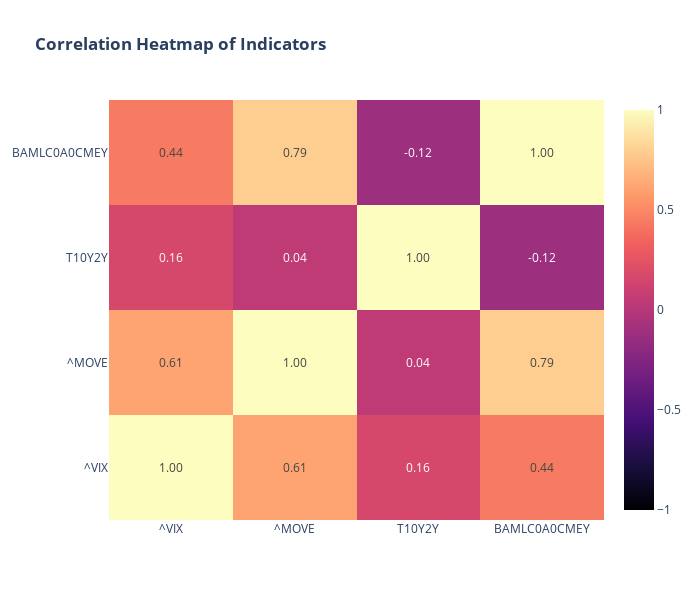

The notebook cell saved with this chart:
### Markdown cell above
Similarly, we compute the correlation matrix for the risk indicators.

### Code cell
# Calculate the correlation matrix
corr = df[indicators].corr()

# Create heatmap
fig = go.Figure(
    data=go.Heatmap(
        z=corr,
        x=indicators,
        y=indicators,
        text=[[f"{val:.2f}" for val in row] for row in corr.values],
        texttemplate="%{text}",
        textfont={"size": 12},
        hoverongaps=False,
        colorscale="magma",
        zmid=0,
    )
)

fig.update_layout(
    title="<b>Correlation Heatmap of Indicators</b>",
    template="plotly_white",
    width=700,
    height=600,
    xaxis={"side": "bottom"},
)

fig.show()

### Figure 1 — Plotly figure (JSON) as saved in the notebook; plotly's stock layout.template omitted (floating-point values rounded to 4 significant figures)
{"data": [{"colorscale": [[0, "#000004"], [0.1111, "#180f3d"], [0.2222, "#440f76"], [0.3333, "#721f81"], [0.4444, "#9e2f7f"], [0.5556, "#cd4071"], [0.6667, "#f1605d"], [0.7778, "#fd9668"], [0.8889, "#feca8d"], [1, "#fcfdbf"]], "hoverongaps": false, "text": [["1.00", "0.61", "0.16", "0.44"], ["0.61", "1.00", "0.04", "0.79"], ["0.16", "0.04", "1.00", "-0.12"], ["0.44", "0.79", "-0.12", "1.00"]], "textfont": {"size": 12}, "texttemplate": "%{text}", "type": "heatmap", "x": ["^VIX", "^MOVE", "T10Y2Y", "BAMLC0A0CMEY"], "y": ["^VIX", "^MOVE", "T10Y2Y", "BAMLC0A0CMEY"], "z": [[1.0, 0.6147, 0.1635, 0.4421], [0.6147, 1.0, 0.04394, 0.7906], [0.1635, 0.04394, 1.0, -0.1151], [0.4421, 0.7906, -0.1151, 1.0]], "zmid": 0}], "layout": {"height": 600, "title": {"text": "<b>Correlation Heatmap of Indicators</b>"}, "width": 700, "xaxis": {"side": "bottom"}}}
